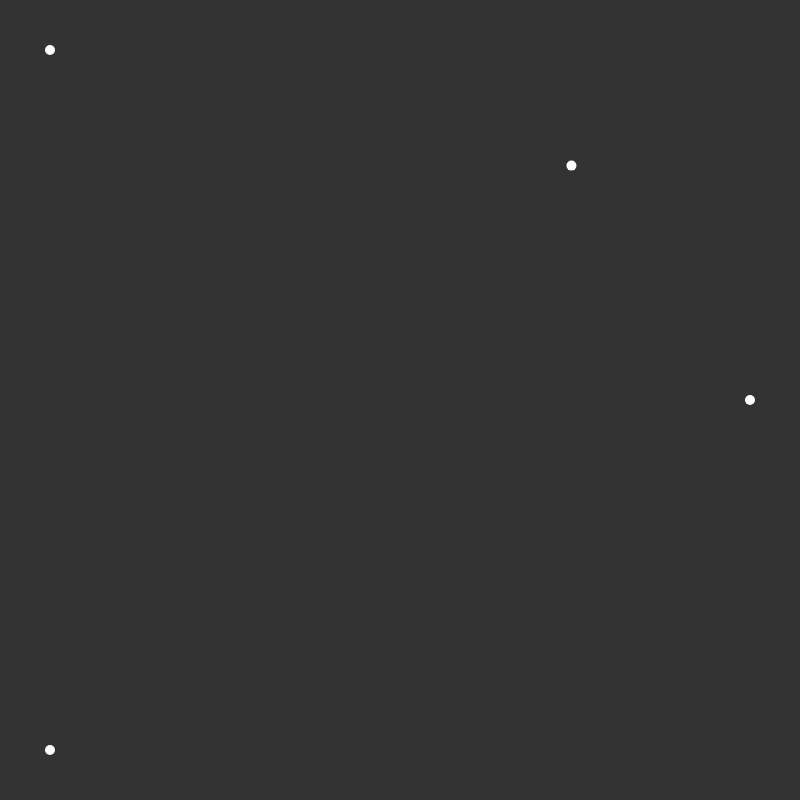
Frame 1 (no input)
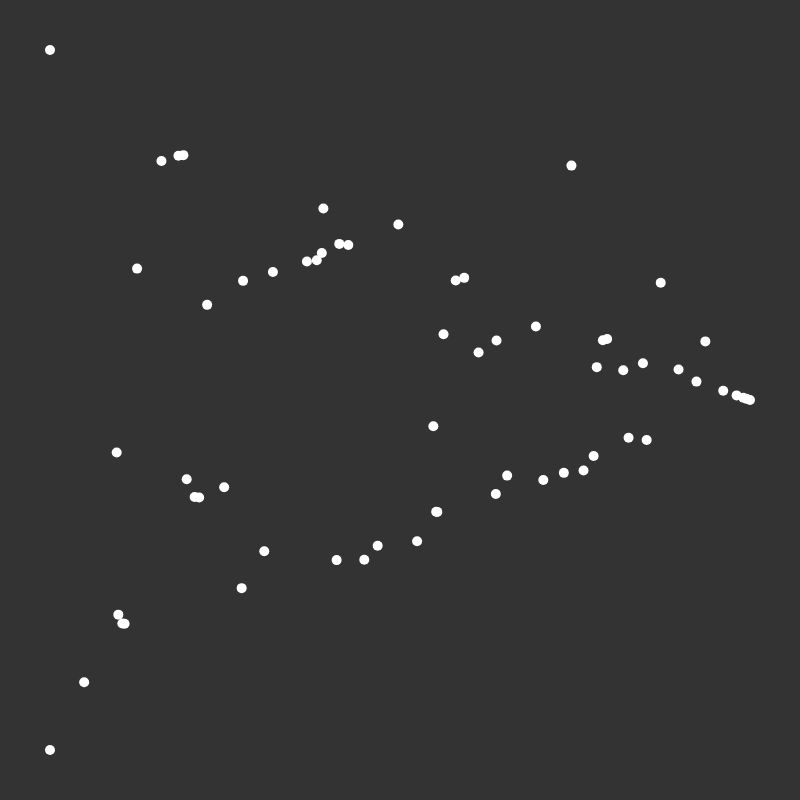
Frame 60 (no input)
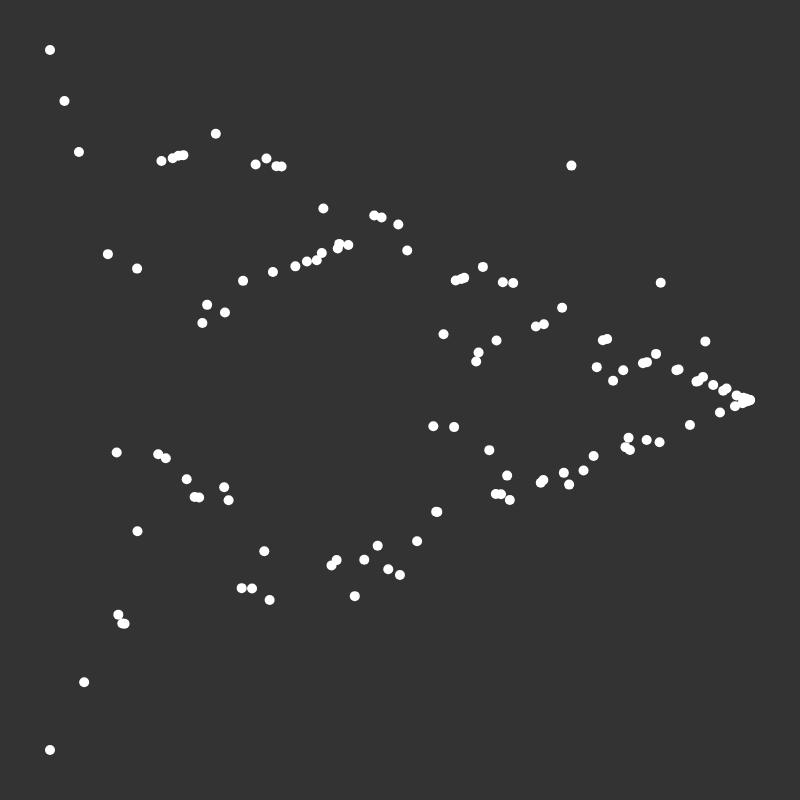
Frame 120 (the mouse pressed at the canvas centre since frame 60)

The p5.js sketch that drew these frames (run headless with seeded random() and noise() and a simulated clock; from frame 60 on, the mouse is pressed at the canvas centre):

// p5.js sketch
// ── sketch.js
let points = [];
let recentPoint;
let t;
function setup() {
  createCanvas(800, 800);
  frameRate(60);
  points = [
    {
      x: 50,
      y: 50
    },
    {
      x: width - 50,
      y: height / 2
    },
    {
      x: 50,
      y: height - 50
    }
  ];
  t = [points[0], points[1], points[2]];
  recentPoint = {
    x: random(width),
    y: random(height)
  };
}
function draw() {
  background(51);
  let p = round(random(t.length - 1));
  p = t[p];
  points.push(recentPoint);
  let midX = recentPoint.x + (p.x - recentPoint.x) * 0.5;
  let midY = recentPoint.y + (p.y - recentPoint.y) * 0.5;
  recentPoint = {
    x: midX,
    y: midY
  };
  for (let p of points) {
    stroke(255);
    strokeWeight(10);
    point(p.x, p.y);
  }
}
